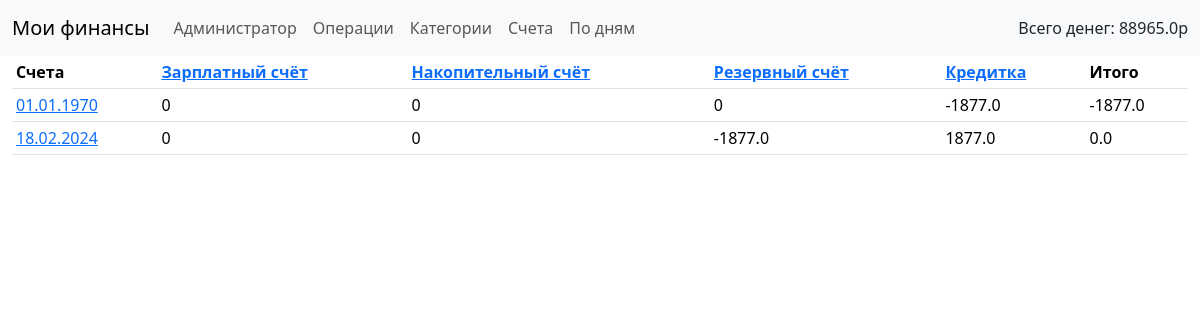
Screenshot of /daily (signed in) with the database file from the repository.
### babosiki/models.py (models this page shows, shortened)
class Account(models.Model):
    user = models.ForeignKey( settings.AUTH_USER_MODEL,
                              on_delete=models.CASCADE,
                              verbose_name='Пользователь',)
    name = models.CharField(max_length=32,
                            verbose_name='Имя счёта',)
    comment =  models.CharField(max_length=128,
                                verbose_name='Комментарий',
                                blank=True,
                                null=True,)
    DEBIT = 1
    CREDIT = -1
    TYPES =(
    (DEBIT, "Дебетовый"),
    (CREDIT, "Кредитный"),)
    type = models.IntegerField(choices = TYPES,
                            verbose_name='Тип',)
    initial_balance = models.FloatField(verbose_name='Начальный баланс',)
    calculated = models.BooleanField(default=True,
                                  verbose_name='Используется в расчётах',)
    def __str__(self):
        return self.name
    class Meta:
        verbose_name_plural = 'Счёт'
        verbose_name = 'Счета'

class Operation(models.Model):
    date = models.DateField(default=timezone.now,
                            verbose_name='Дата',)
    account = models.ForeignKey('Account',
                                on_delete=models.CASCADE,
                                verbose_name='Счёт',)
    INCOME = 1
    OUTCOME = -1
    TYPES =(
    (INCOME, "Пополнение"),
    (OUTCOME, "Расход"),)
    type = models.IntegerField(choices = TYPES,
                                verbose_name='Тип',)
    category = models.ForeignKey('Category',
                                on_delete=models.SET_NULL,
                                verbose_name='Категория',
                                blank=True,
                                null=True,)
    description = models.CharField(max_length=128,
                                    verbose_name='Описание',
                                    blank=True,
                                    null=True,)
    value = models.FloatField(verbose_name='Сумма',)
    class Meta:
        verbose_name_plural = 'Операции'
        verbose_name = 'Операция'
        ordering = ['date']

### babosiki/views.py (the view)
# urls.py: path('daily', DailyCostsView.as_view(), name='daily'),
class DailyCostsView(LoginRequiredMixin, TemplateView):
    login_url = 'login'
    template_name = 'daily_costs.html'
    def __get_unique_dates(self):
        accounts = Account.objects.filter(user=self.request.user)
        operations = Operation.objects.filter(account__id__in=accounts.all())
        dates = []
        for operation in operations:
            if not (operation.date in dates):
                dates.append(operation.date)
        self.dates = dates
    def __process_date_operations(self):
        accounts = Account.objects.filter(user=self.request.user)
        dates_delta = {}
        for date in self.dates:
            accounts_delta = {}
            for account in accounts:
                daily_costs = 0
                operations = Operation.objects.filter(account=account,
                                                      date=date)
                for operation in operations:
                    daily_costs += operation.type*operation.value
                accounts_delta[account] = daily_costs
            dates_delta[date] = accounts_delta
        self.dates_delta = dates_delta
    def __get_daily_costs(self):
        daily_costs = {}
        for date in self.dates_delta:
            daily_cost = 0
            for account in self.dates_delta[date]:
                if account.calculated: #or account.type == 1:
                    daily_cost += self.dates_delta[date][account]
            daily_costs[date] = daily_cost
        self.daily_costs = daily_costs
    def get_context_data(self, **kwargs):
        self.__get_unique_dates()
        self.__process_date_operations()
        self.__get_daily_costs()
        accounts = Account.objects.filter(user=self.request.user)
        context = super().get_context_data(**kwargs)
        context['delta'] = self.dates_delta
        context['cost'] = self.daily_costs
        context['accounts'] = accounts
        return context

### babosiki/context_processors.py (called while the page is built)
def global_data(request):
    try:
        accounts = Account.objects.filter(user=request.user, calculated=True)
        total_sum = 0
        for account in accounts:
            operations = Operation.objects.filter(account=account)
            for operation in operations:
                total_sum += operation.value*operation.type
            if account.type == Account.DEBIT:
                total_sum += account.initial_balance
        return {'accounts': Account.objects.all(),
                'total_money': total_sum}
    except TypeError:
        return {}

### templates/daily_costs.html (shortened to what this page needs)
{% extends 'master.html' %}
{% block content %}
<table class="table table-sm">
    <thead>
        <tr class="header">
            <th>Счета</th>
            {% for account in accounts %}
            <th><a href="{% url 'account_detail' pk=account.pk %}">{{ account }}</a></th>
            {% endfor %}
            <th>Итого</th>
        </tr>
    </thead>
    <tbody>
        {% for date, accounts in delta.items %}
        <tr>
            <td><a href="{% url 'operation_list_daily' date|date:"Y-m-d" %}">{{date}}</a></td>
            {% for account, value in accounts.items %}
            <td>{{value}}</td>
            {% endfor %}
            <td>{% for cost_date, value in cost.items %}
                {% if cost_date == date%}
                {{value}}
                {%endif%}
                {% endfor %}</td>
        </tr>
        {% endfor %}
    </tbody>
</table>
{% endblock content %}

### rows the page displays
Account: name "Зарплатный счёт", value "0"
Account: name "Накопительный счёт", value "0"
Account: name "Резервный счёт", value "0", value "-1877.0"
Account: name "Кредитка", value "-1877.0", value "1877.0"
Operation: delta "01.01.1970"
Operation: delta "18.02.2024"

### other values shown
{{ total_money }} "88965.0"
{{ value }} "-1877.0" "0.0"
